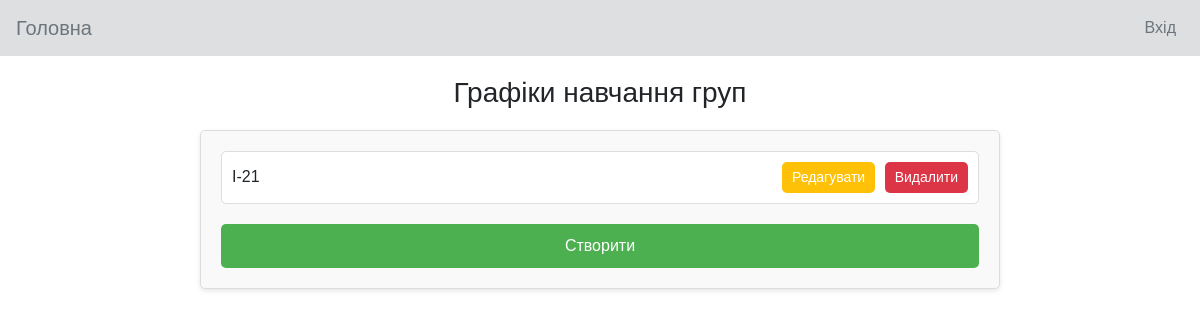
The app's page /control/grafik-navchannya/, older data.
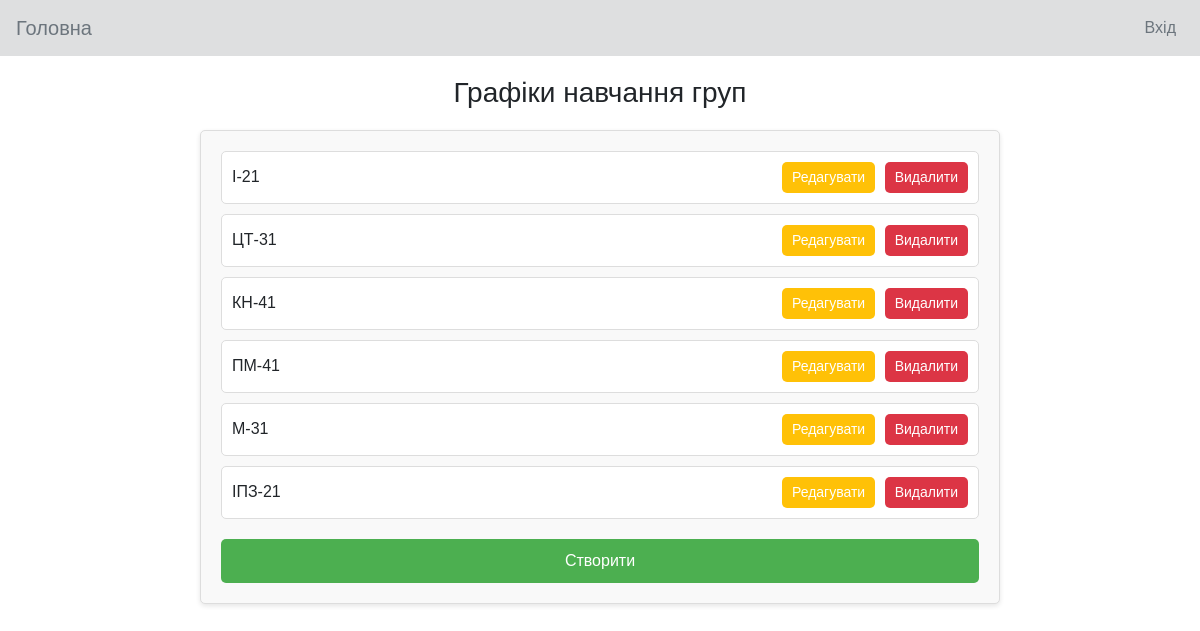
The same page, newer data.
### grafik_navchannya/models.py (models this page shows)
class GrafikNavchannya(models.Model):
    grupa=models.ForeignKey(Groups,on_delete=models.PROTECT)
    teoretuchne_navchannya_1sm=models.CharField("Теоретичне навчання(1 семестр)", max_length=75, null=True, blank=True)
    praktuka_1sm=models.CharField("Практика(1 семестр)", max_length=75, null=True, blank=True)
    sesiya_1sm=models.CharField("Зимова сесія", max_length=75, null=True, blank=True)
    kanikylu_1sm=models.CharField("Канікули(1 семестр)", max_length=75, null=True, blank=True)
    teoretuchne_navchannya_2sm=models.CharField("Теоретичне навчання(2 семестр)", max_length=75, null=True, blank=True)
    praktuka_2sm=models.CharField("Практика(2 семестр)", max_length=75, null=True, blank=True)
    sesiya_2sm=models.CharField("Літня сесія", max_length=75, null=True, blank=True)
    kanikylu_2sm=models.CharField("Канікули(2 семестр)", max_length=75, null=True, blank=True)
    pidgotovkaKR=models.CharField("Підготовка КР", max_length=75, null=True, blank=True)
    ekzamenaciyna_komisiya=models.CharField("ЕК", max_length=75, null=True, blank=True)
    def __str__(self):
        return self.grupa.title

### group/models.py (models this page shows, shortened)
class Groups(models.Model):
    title=models.CharField('Назва', max_length=75)
    titleFull=models.CharField('Повна назва', max_length=150)
    kurs=models.PositiveIntegerField(default=1)
    educational_programs=models.ForeignKey(EducationalPrograms,on_delete=models.PROTECT)
    faculty=models.ForeignKey(Facultys,on_delete=models.PROTECT)

### grafik_navchannya/views.py (the view)
# urls.py: path('', GrafikNavchannyaList.as_view(), name='grafik_navchannya_list'),
class GrafikNavchannyaList(ListView):
    model = GrafikNavchannya
    template_name = "grafik_navchannya/grafik_navchannya_list.html"
    context_object_name = "grafik_navchannyas"

### grafik_navchannya/templates/grafik_navchannya/grafik_navchannya_list.html (shortened to what this page needs)
{% extends "main/index.html" %}
{% block content %}
    <main>
        <h1>Графіки навчання груп</h1>
        <div class="rozklad-container">
            <ul>
                {% for grafik_navchannya in grafik_navchannyas %}
                    <li>
                        <span>{{ grafik_navchannya }}</span>
                        <div>
                            <a href="{% url 'grafik_navchannya_update' grafik_navchannya.id %}">
                                <button class="edit">Редагувати</button>
                            </a>
                            <a href="{% url 'delete_grafik_navchannya' grafik_navchannya.id %}">
                                <button class="delete">Видалити</button>
                            </a>
                        </div>
                    </li>
                {% endfor %}
            </ul>
            <a href="{% url 'grafik_navchannya_create' %}" class="create-button">Створити</a>
        </div>
    </main>
{% endblock content %}

Row changes from the older to the newer data that the page shows:
added GrafikNavchannya: grupa.title "ЦТ-31"
added GrafikNavchannya: grupa.title "КН-41"
added GrafikNavchannya: grupa.title "ПМ-41"
added GrafikNavchannya: grupa.title "М-31"
added GrafikNavchannya: grupa.title "ІПЗ-21"
